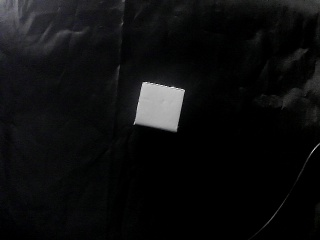
#> input picture whiteCube.jpg, 320 x 240 px, given in place of the camera
$ python controllerLiveView.py
#> lines starting #> are read from the running program, lines starting #| are printed output that depends on the picture; after the words box and inside, x2 and y2 are one past the last pixel; in counts of white or black regions, pixels touching at a corner belong together
#> further down, temp is the input picture: shape (240, 320, 3); mean B, G, R 14.7, 14, 13.6
#> (the call stopped at in getAngle, `pos = (front - frontRange[0])/ratio`: adafruit_servokit is not available in this run)
### webcam.py
import cv2
import numpy as np

def whiteCubeExtract(frame):
    dimensions = frame.shape
#> dimensions = (240, 320, 3)
    height = dimensions[0]
#> height = 240
    width = dimensions[1]
#> width = 320
    imgGry = cv2.cvtColor(frame, cv2.COLOR_BGR2GRAY)
#> (key q is pressed here)
    _, thrash = cv2.threshold(imgGry, 200, 255, cv2.THRESH_BINARY)
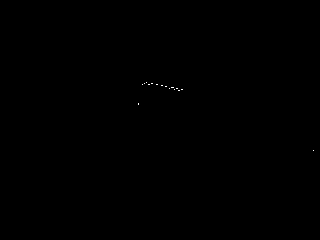
#> thrash: shape (240, 320); 0.04% white in thin lines or dots, all inside (x1, y1, x2, y2) = (138, 82, 314, 151)
    contours, _ = cv2.findContours(thrash, cv2.RETR_TREE, cv2.CHAIN_APPROX_SIMPLE)
#> contours = 16 contours, all with area under 20
    temp = []
    for cou in contours:
        M = cv2.moments(cou)
        if cv2.contourArea(cou) >= 50 and M['m00'] != 0:
            cx = int(M['m10'] / M['m00'])
            cy = int(M['m01'] / M['m00'])
            d = np.sqrt((cx - width / 2) ** 2 + (cy - height / 2) ** 2)
            r = height / 2 * .95
            if (d < r):
                temp.append(cou)
#> this loop made 16 passes
#> cou on passes 1 to 12: [[313, 150]], [[138, 103], [138, 104]], [[178, 90], [179, 90]], [[181, 89], [182, 89]], [[174, 89]], [[176, 88], [177, 88]], [[169, 88]], [[171, 87], [173, 87]], [[165, 86], [166, 86]], [[161, 85], [162, 85]], [[156, 84], [157, 84]], [[148, 84], [149, 84]]
#> after the loop, temp = []
    return temp

def distance(cous):
    if(len(cous) == 0):
        return None
    temp = []
    for cou in cous:
        area = cv2.contourArea(cou)
        dis = 1359 * area ** (-.568)
        temp.append(dis)
    return min(temp) * -1

def deltaPos(cous):
    if (len(cous) == 0):
        return None
    # [9 lines left out: function deltaDis, not called in this run]
    center = sorted(cous, key=lambda x: deltaDis(x))[0]
    sideLength = cv2.contourArea(center) ** .5
    scale = (30 / sideLength) * 1
    M = cv2.moments(center)
    cx = int(M['m10'] / M['m00'])
    cy = int(M['m01'] / M['m00'])
    dx = (320 / 2 - cx) * scale
    dy = (240 / 2 - cy) * scale
    return np.array([dx, dy])

def estimatedCubePose(cous):
    z = distance(cous)
    temp = deltaPos(cous)
    if(z is None or temp is None):
        return None
    return np.array([temp[0], temp[1], z])

"""vid = cv2.VideoCapture(0)
vid.set(cv2.CAP_PROP_FOURCC, cv2.VideoWriter_fourcc(*"MJPG"))
vid.set(cv2.CAP_PROP_FRAME_WIDTH, 640)
vid.set(cv2.CAP_PROP_FRAME_HEIGHT, 480)

while(True):
    ret, frame = vid.read()
    frame = cv2.resize(frame, (320, 240))
    contours = whiteCubeExtract(frame)
    print(estimatedCubePose(contours))
    cv2.drawContours(frame, contours, -1, (0,255,0), 3)
    cv2.imshow('frame', frame)
    if cv2.waitKey(1) & 0xFF == ord('q'):
        break
vid.release()
cv2.destroyAllWindows()"""

### initialize.py
import time
from adafruit_servokit import ServoKit
from enum import IntEnum
import random
from kinematics import *

frontRange = (35, 160)
rightRange = (172, 50)
leftRange = (35, 160)
kit = ServoKit(channels=16)

class Servo(IntEnum):
    FRONT = 3 # min 32, max 153: range = 121 for roughly 90
    RIGHT = 1 # min 175, max 53: range 122 for for roughly 90
    LEFT = 2 # min 33, max 158: range = 125 for roughly 90
    TOP = 8 # min 33, max 158: range = 125 for roughly 90
    BOTTOM = 9 # min 33, max 158: range = 125 for roughly 90


# [35 lines left out: functions indvControl, control, not called in this run]

def getAngle(servo):
    front = kit.servo[Servo.FRONT].angle
    right = kit.servo[Servo.RIGHT].angle
    left = kit.servo[Servo.LEFT].angle
    if(servo == Servo.FRONT):
        ratio = (frontRange[1] - frontRange[0])/ 90
        pos = (front - frontRange[0])/ratio
        return pos
    if(servo == Servo.RIGHT):
        ratio = (rightRange[0] - rightRange[1])/ 90
        pos = (rightRange[0]-right)/ratio
        return pos
    if(servo == Servo.LEFT):
        ratio = (leftRange[1] - leftRange[0])/ 90
        pos = (left - leftRange[0])/ ratio
        return pos

def init():
    front = getAngle(Servo.FRONT)
    right = getAngle(Servo.RIGHT)
    left = getAngle(Servo.LEFT)
    grab(False)
    while True:
        front = getAngle(Servo.FRONT)
        right = getAngle(Servo.RIGHT)
        left = getAngle(Servo.LEFT)
        control(Servo.FRONT, front * .9)
        control(Servo.RIGHT, right * .9)
        control(Servo.LEFT, left * .9)
        time.sleep(.001)
        if (front < 5 and right < 5 and left < 5):
            break

    control(Servo.FRONT, 0)
    control(Servo.RIGHT, 0)
    control(Servo.LEFT, 0)

# [28 lines left out: functions randomPos, getPointsOnCircle, moveTo, grab, not called in this run]

### controllerLiveView.py
from initialize import *
from webcam import *
import threading
import cv2
import numpy as np

servo = (0,0,0)
delay = .005
running = True
vid = cv2.VideoCapture(0)
vid.set(cv2.CAP_PROP_FOURCC, cv2.VideoWriter_fourcc(*"MJPG"))
vid.set(cv2.CAP_PROP_FRAME_WIDTH, 640)
vid.set(cv2.CAP_PROP_FRAME_HEIGHT, 480)
ret, temp = vid.read()
frame = cv2.resize(temp, (320, 240))

# [66 lines left out: functions servoController, servoSimpleController, servoSmooterController, circle, not called in this run]

def getCurrentPose():
    currF = getAngle(Servo.FRONT)
    currR = getAngle(Servo.RIGHT)
    currL = getAngle(Servo.LEFT)
    calc = forwardKinematics(currF, currR, currL)
    return calc

def view(vid):
    while(True):
        global frame
        ret, temp = vid.read()
        frame = cv2.resize(temp, (320, 240))
        contours = whiteCubeExtract(frame)
        cv2.drawContours(frame, contours, -1, (0,255,0), 3)
        frame = cv2.resize(frame, (1280, 960))
        cv2.imshow('frame', frame)
        if cv2.waitKey(1) & 0xFF == ord('q'):
            running = False
            break

def hover():
    count = 0
    notVis = 0
    while(running):
        count +=1
        contours = whiteCubeExtract(frame)
#> contours = []
        if(len(contours) == 0):
            notVis+=1
            if(notVis >=60):
                notVis = 0
                grab(False)
                servoSmooterController((0,0,0))
        else:
            notVis = 0
        deltaPose = estimatedCubePose(contours)
        currPose = getCurrentPose()
        if(deltaPose is not None and np.sqrt(deltaPose[0]**2 + deltaPose[1]**2)>=5 and count >=15):
            grab(False)
            if(np.sqrt(deltaPose[0]**2 + deltaPose[1]**2)>=150):
                d = np.sqrt(deltaPose[0]**2 + deltaPose[1]**2)
                deltaPose =  np.array([deltaPose[0]/d * 140, deltaPose[1]/d * 140, deltaPose[2]])
            if(currPose is None):
                print("current pose is not valid")
            x,y,z = np.add(deltaPose, currPose)
            z = currPose[2]
            angles = inverseKinematics(x, y, -300)
            if(angles is not None):
                global servo
                servo = tuple(angles)
                servoSmooterController(servo)
                count = 0
            else:
                print("not valid spot for arm")
        elif(deltaPose is not None and np.sqrt(deltaPose[0]**2 + deltaPose[1]**2)<5 and count >=15):
            grabPos = getCurrentPose()
            angles = inverseKinematics(grabPos[0], grabPos[1], -420)
            if(angles is not None):
                servo = tuple(angles)
                servoSmooterController(servo)
                time.sleep(1)
                grab(True)
                time.sleep(1)
                servoSmooterController((0,0,0))
                time.sleep(3)
                grab(False)
                count = 0
        #SanityCheck
        """cv2.drawContours(frame, contours, -1, (0,255,0), 3)
        frame = cv2.resize(frame, (1280, 960))
        cv2.imshow('frame', frame)"""


init()
time.sleep(1)

viewT = threading.Thread(target=view, args = (vid,))
viewT.start()
hover()
#> (the call stopped at in getAngle, `pos = (front - frontRange[0])/ratio`: adafruit_servokit is not available in this run)

viewT.join()
vid.release()
cv2.destroyAllWindows()
